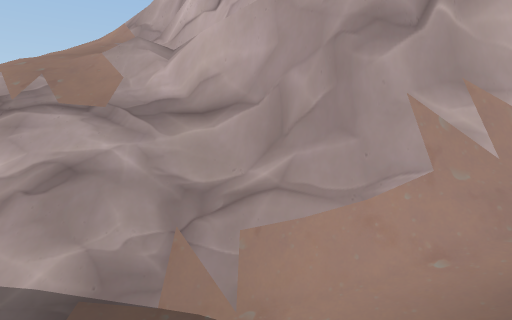
View 1 (above)

18 first-person views from a walk through a Unity game level. The camera is 1.3 m above the floor, tilts 6° down and sees 80° across. The floor is counted in squares, 2 m on a side. Each view is taken from the middle of a square. On the plan, view 1 faces up. The plan holds only what a view shows up to about 10 squares ahead; the rest is blank. The place goes on beyond the plan. The player is left out. Some surface patterns are stand-ins.

View 2
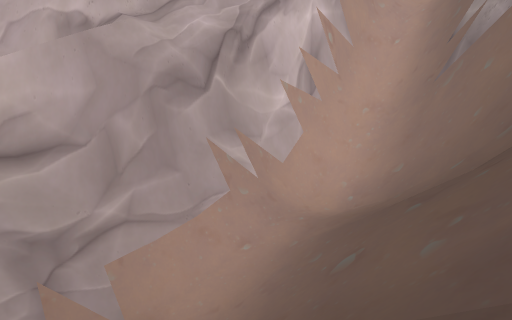

View 3
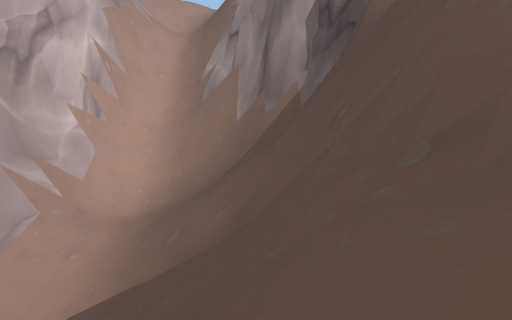

View 4
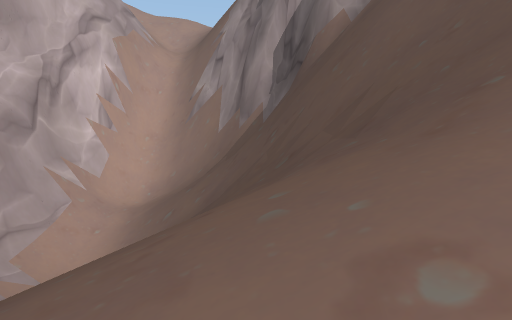

View 5
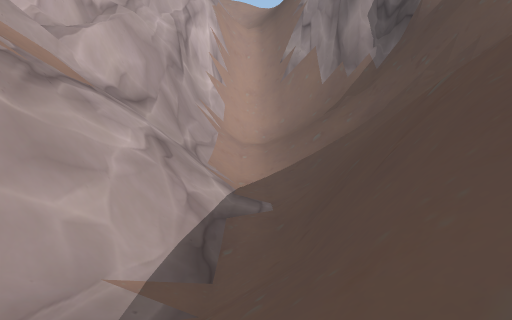

View 6
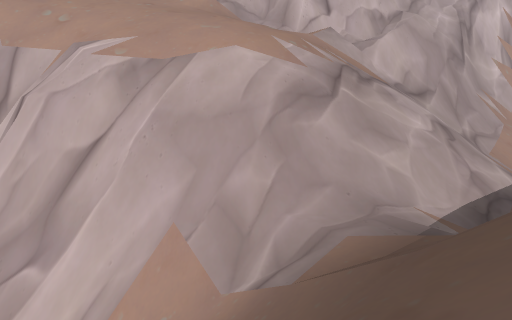

View 7
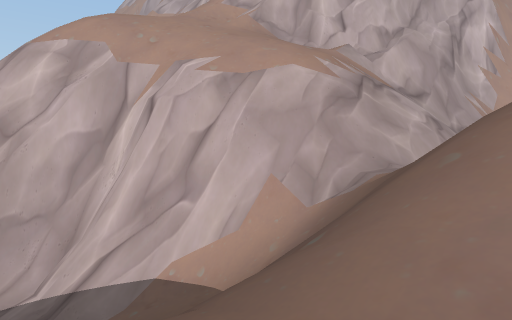

View 8
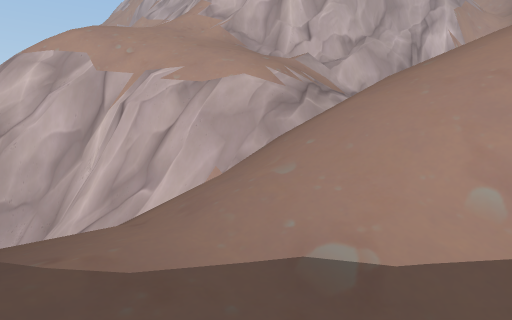

View 9
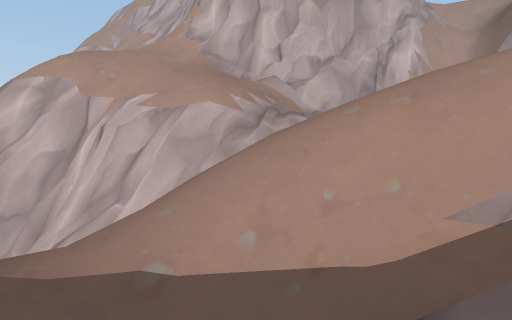

View 10
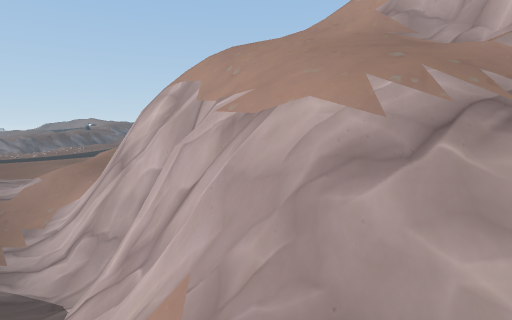

View 11
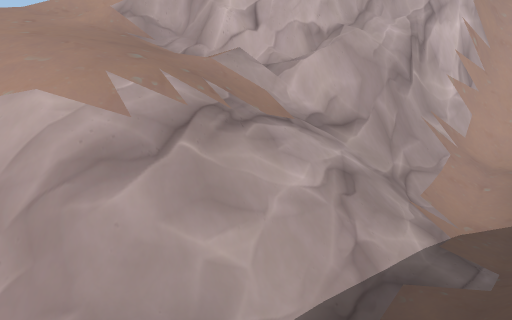

View 12
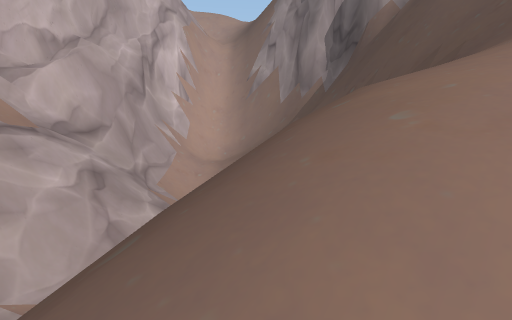

View 13
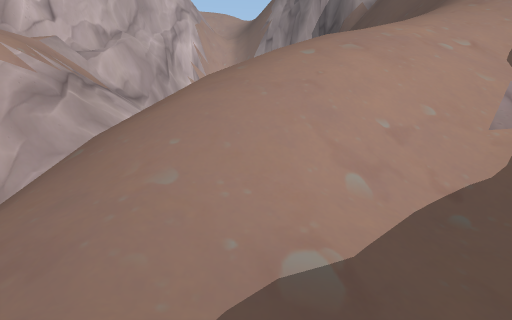

View 14
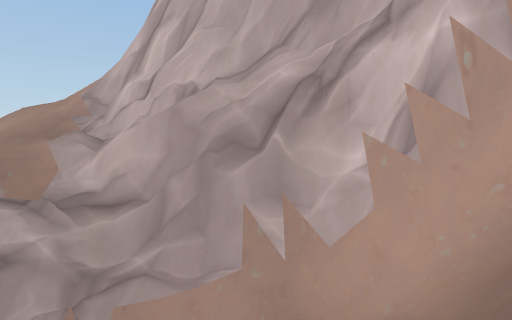

View 15
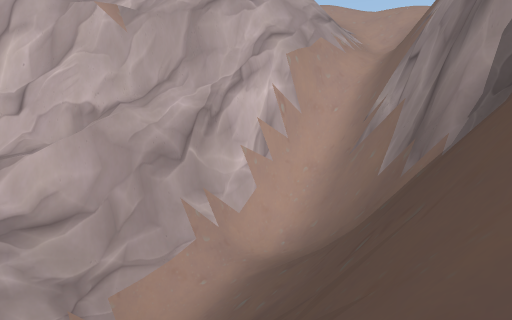

View 16
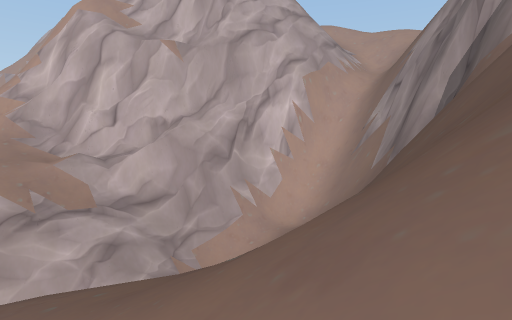

View 17
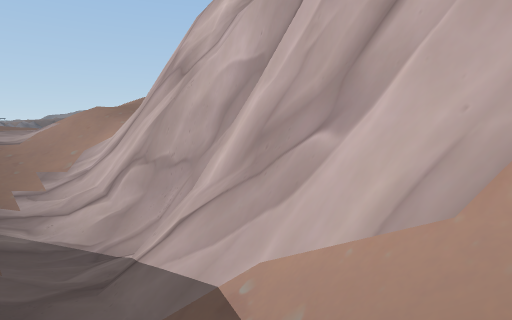

View 18
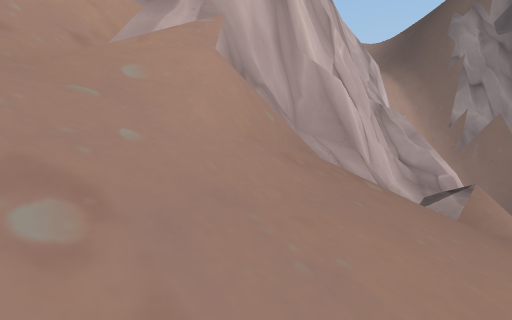

### Floor plan
Key: @ floor where view 1 was taken; # wall or solid block; . main floor; : floor 1.75 m higher than the main floor; + floor 3.25 m higher than the main floor; - floor 4.75 m lower than the main floor; _ floor 6.25 m lower than the main floor; * floor 6.5 m higher than the main floor; / step, stairs or slope; = window, fence, low wall or low ledge; v drop or lower ground.
Columns run from 15 left of view 1 to 9 right of it. Each row starts with its distance up from view 1.
 15 # v
 14 #vvvv/////#
 13 # vvvv//////
 12 ### vv////###
 11 //# v///////##
 10 _/##v///////###
  9 -/###v////////######
  8 /-/###v/////vv  #=####
  7   //###//////vvvvvvv##
  6   ////##vvv///=#   vv##
  5    /////####///########
  4  // ////////////////####
  3 //////////.....///:+///#
  2 ///////####//////////###
  1 /:///////v#=////////####
  0 /.////////  ///@////##
 -1   //////*//////////##   v
 -2 / /////////////###/##  vv
 -3     //////////######
 -4       ////////###
 -5          ////###
 -6         /////##

Positions as (right, up) in squares from view 1, and headings:
1: (0, 0), facing up
2: (-2, -1), facing up-right
3: (-5, -1), facing right
4: (-8, -2), facing right
5: (-10, 3), facing right
6: (-12, 3), facing up-right
7: (-15, 2), facing up-right
8: (-15, 0), facing up-right
9: (-15, -2), facing up-right
10: (-9, 2), facing up
11: (-9, 2), facing up-right
12: (-11, 1), facing right
13: (-15, 1), facing right
14: (3, -2), facing up
15: (-3, -4), facing up-right
16: (-7, -6), facing up-right
17: (-12, 5), facing up
18: (-8, 12), facing right
